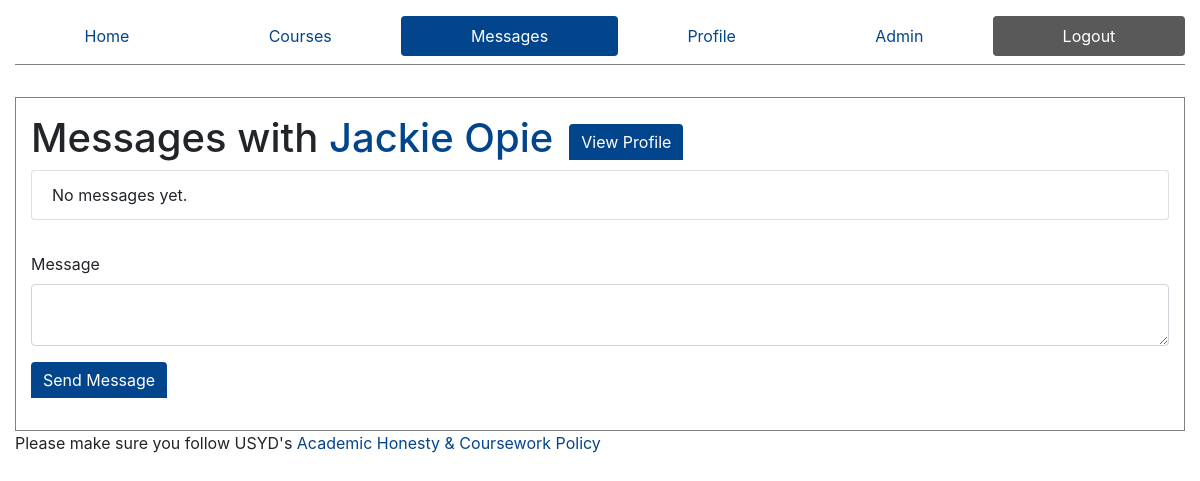
Page /messages/2 (signed in) on the earlier database version.
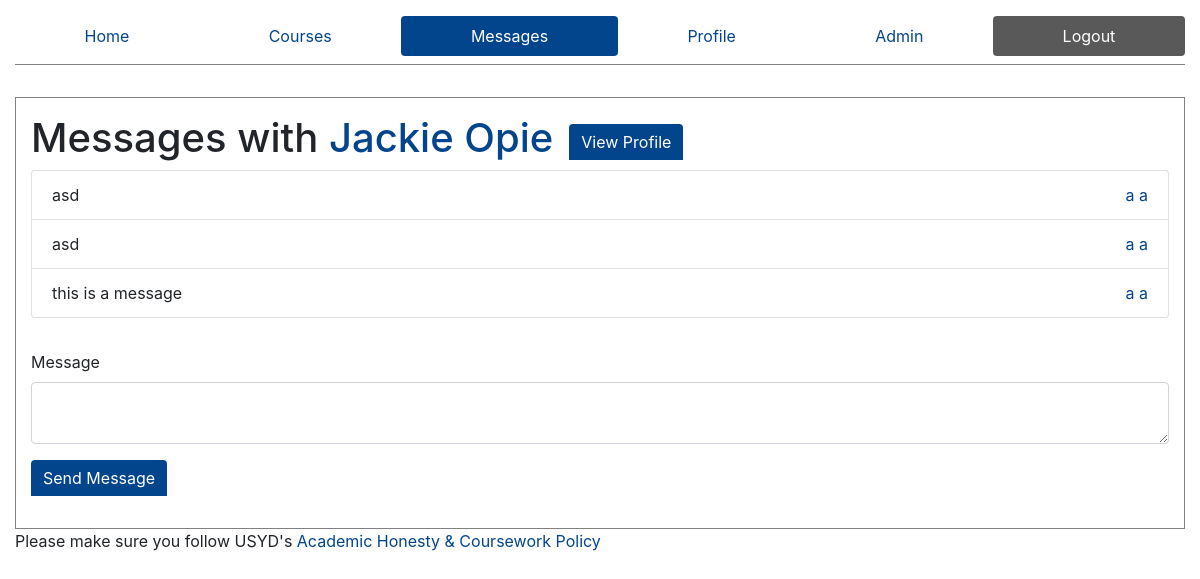
Same page on the later database version.
### ed/models.py (models this page shows)
class Message(models.Model):
    sender = models.ForeignKey(Profile, on_delete=models.CASCADE, null=True)
    body = models.TextField()

class Profile(models.Model):
    user = models.OneToOneField(User, on_delete=models.CASCADE, related_name='+', default=1)
    FirstName = models.CharField(max_length=50,default='firstname')
    LastName = models.CharField(max_length=50,default='lastname')
    is_admin = models.BooleanField('Is admin', default=False)

### ed/views.py (the view, shortened to what this page needs)
# urls.py: path('messages/<int:id>', views.message, name="message"),
def message(request,id):
    is_admin = False
    p = Profile.objects.get(user=request.user)
    if p.is_admin:
        is_admin = True
    profile = Profile.objects.get(user=request.user)
    otherID = Profile.objects.get(id=id)
    chat = Group.objects.filter(members=profile.id)
    memberships1 = ChatMembership.objects.filter(person=profile.id)
    memberships2 = ChatMembership.objects.filter(person=id)
    groups1 = memberships1.values_list('group', flat=True)
    groups2 = memberships2.values_list('group', flat=True)
    group = list(set(groups1).intersection(groups2))
    print("Group: ", group)
    if group:
        group = Group.objects.get(id=group[0])
    if not request.POST:
        messages = group.messages.all()
        msg = Message.objects.filter(id__in=messages).order_by('-id')
        context= {
            'id': id,
            'active': 'messages',
            'messages' : msg,
            'is_admin': is_admin,
            'otherID': otherID
        }
        return render(request, 'message.html', context=context)

### templates/message.html (shortened to what this page needs)
{% extends "core.html" %}
{% block content %}
    <div class="message-title-bar">
        <h1 role="heading" aria-label="Messages with {{otherID.FirstName}} {{otherID.LastName}}" aria-level="1">
            Messages with
            <a href="/profile/{{otherID.id}}">
                {{otherID.FirstName}} {{otherID.LastName}}
            </a>
        </h1>
        <a href="/profile/{{otherID.id}}" role="button" class="btn btn-primary">
            View Profile
        </a>
    </div>
    {% if messages %}
    <ul class="list-group message-list" role="list">
        {% for message in messages %}
                <li class="list-group-item message" role="listitem">
                    <div class="message-body">
                        {{message.body}}
                    </div>
                    <div class="message-sender">
                        <a href="/profile/{{otherID.id}}">
                            {{message.sender.FirstName}} {{message.sender.LastName}}
                        </a>
                    </div>
                </li>
        {% endfor %}
    </ul>
        {% else %}
        <ul class="list-group" role="list">
            <li class="list-group-item" role="listitem">
                No messages yet.
            </li>
        </ul>
    {% endif %}
        <form action="/messages/{{id}}" method="post" style="margin-top: 2rem;" role="form">
            <div class="form-group">
                <label for="message">Message</label>
                <textarea id="message" name="message" type="text" class="form-control"> </textarea>
            </div>
            <div class="form-group">
                <input type="submit" value="Send Message" style="width: auto" class="btn btn-primary" role="button" aria-label="Send Message">
            </div>
        </form>
{% endblock %}

Differences in the rows shown:
added Message: body "asd", sender.FirstName "a", sender.LastName "a"
added Message: body "asd", sender.FirstName "a", sender.LastName "a"
added Message: body "this is a message", sender.FirstName "a", sender.LastName "a"
Other differences:
text no longer shown: "No messages yet."
